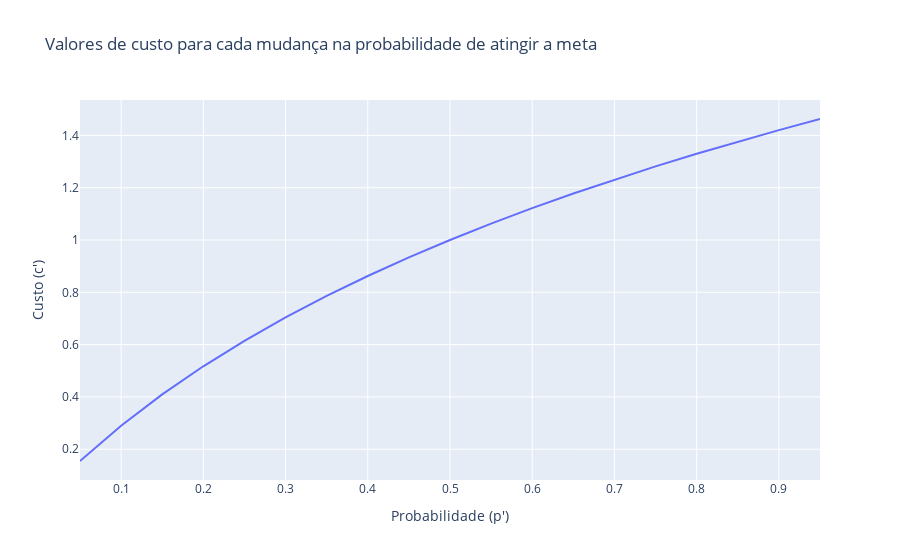

Notebook code cell kept with this figure:
### Code cell
p, c, l, p_line = 0.5, 1, 0.1, 0.1

c_line_exponential = get_values_c_line_exponential(p, c, l, p_line, rini_k=-0.95, rend_k=1, step_k=0.05, 
                                rini_p=0.05, rend_p=1, step_p=0.05, extrapolate=True)

f1 = viz_hist_values(c_line_exponential, [v for v in drange(0.05, 1, 0.05)], False)

c_exp_max, c_exp_min = get_min_max_c_lines(c_line_exponential)
f2 = viz_expressividade(c_line_exponential, range_x, c_exp_max, c_exp_min, c1='green', c2='red')
f3 = viz_expressividade_fill(range_x, c_exp_max, c_exp_min, c1='green', c2='red')

### Figure 1 — Plotly figure (JSON) as saved in the notebook; plotly's stock layout.template omitted (floating-point values rounded to 4 significant figures)
{"data": [{"mode": "lines", "name": "-0.95", "type": "scatter", "x": [0.05, 0.1, 0.15, 0.2, 0.25, 0.3, 0.35, 0.4, 0.45, 0.5, 0.55, 0.6, 0.65, 0.7, 0.75, 0.8, 0.85, 0.9, 0.95], "y": [0.1549, 0.29, 0.4096, 0.5171, 0.6145, 0.7037, 0.786, 0.8623, 0.9334, 1, 1.063, 1.122, 1.178, 1.231, 1.282, 1.33, 1.376, 1.42, 1.463]}, {"mode": "lines", "name": "-0.9", "type": "scatter", "x": [0.05, 0.1, 0.15, 0.2, 0.25, 0.3, 0.35, 0.4, 0.45, 0.5, 0.55, 0.6, 0.65, 0.7, 0.75, 0.8, 0.85, 0.9, 0.95], "y": []}, {"mode": "lines", "name": "-0.85", "type": "scatter", "x": [0.05, 0.1, 0.15, 0.2, 0.25, 0.3, 0.35, 0.4, 0.45, 0.5, 0.55, 0.6, 0.65, 0.7, 0.75, 0.8, 0.85, 0.9, 0.95], "y": []}, {"mode": "lines", "name": "-0.8", "type": "scatter", "x": [0.05, 0.1, 0.15, 0.2, 0.25, 0.3, 0.35, 0.4, 0.45, 0.5, 0.55, 0.6, 0.65, 0.7, 0.75, 0.8, 0.85, 0.9, 0.95], "y": []}, {"mode": "lines", "name": "-0.75", "type": "scatter", "x": [0.05, 0.1, 0.15, 0.2, 0.25, 0.3, 0.35, 0.4, 0.45, 0.5, 0.55, 0.6, 0.65, 0.7, 0.75, 0.8, 0.85, 0.9, 0.95], "y": []}, {"mode": "lines", "name": "-0.7", "type": "scatter", "x": [0.05, 0.1, 0.15, 0.2, 0.25, 0.3, 0.35, 0.4, 0.45, 0.5, 0.55, 0.6, 0.65, 0.7, 0.75, 0.8, 0.85, 0.9, 0.95], "y": []}, {"mode": "lines", "name": "-0.65", "type": "scatter", "x": [0.05, 0.1, 0.15, 0.2, 0.25, 0.3, 0.35, 0.4, 0.45, 0.5, 0.55, 0.6, 0.65, 0.7, 0.75, 0.8, 0.85, 0.9, 0.95], "y": []}, {"mode": "lines", "name": "-0.6", "type": "scatter", "x": [0.05, 0.1, 0.15, 0.2, 0.25, 0.3, 0.35, 0.4, 0.45, 0.5, 0.55, 0.6, 0.65, 0.7, 0.75, 0.8, 0.85, 0.9, 0.95], "y": []}, {"mode": "lines", "name": "-0.55", "type": "scatter", "x": [0.05, 0.1, 0.15, 0.2, 0.25, 0.3, 0.35, 0.4, 0.45, 0.5, 0.55, 0.6, 0.65, 0.7, 0.75, 0.8, 0.85, 0.9, 0.95], "y": []}, {"mode": "lines", "name": "-0.5", "type": "scatter", "x": [0.05, 0.1, 0.15, 0.2, 0.25, 0.3, 0.35, 0.4, 0.45, 0.5, 0.55, 0.6, 0.65, 0.7, 0.75, 0.8, 0.85, 0.9, 0.95], "y": []}, {"mode": "lines", "name": "-0.45", "type": "scatter", "x": [0.05, 0.1, 0.15, 0.2, 0.25, 0.3, 0.35, 0.4, 0.45, 0.5, 0.55, 0.6, 0.65, 0.7, 0.75, 0.8, 0.85, 0.9, 0.95], "y": []}, {"mode": "lines", "name": "-0.4", "type": "scatter", "x": [0.05, 0.1, 0.15, 0.2, 0.25, 0.3, 0.35, 0.4, 0.45, 0.5, 0.55, 0.6, 0.65, 0.7, 0.75, 0.8, 0.85, 0.9, 0.95], "y": []}, {"mode": "lines", "name": "-0.35", "type": "scatter", "x": [0.05, 0.1, 0.15, 0.2, 0.25, 0.3, 0.35, 0.4, 0.45, 0.5, 0.55, 0.6, 0.65, 0.7, 0.75, 0.8, 0.85, 0.9, 0.95], "y": []}, {"mode": "lines", "name": "-0.3", "type": "scatter", "x": [0.05, 0.1, 0.15, 0.2, 0.25, 0.3, 0.35, 0.4, 0.45, 0.5, 0.55, 0.6, 0.65, 0.7, 0.75, 0.8, 0.85, 0.9, 0.95], "y": []}, {"mode": "lines", "name": "-0.25", "type": "scatter", "x": [0.05, 0.1, 0.15, 0.2, 0.25, 0.3, 0.35, 0.4, 0.45, 0.5, 0.55, 0.6, 0.65, 0.7, 0.75, 0.8, 0.85, 0.9, 0.95], "y": []}, {"mode": "lines", "name": "-0.2", "type": "scatter", "x": [0.05, 0.1, 0.15, 0.2, 0.25, 0.3, 0.35, 0.4, 0.45, 0.5, 0.55, 0.6, 0.65, 0.7, 0.75, 0.8, 0.85, 0.9, 0.95], "y": []}, {"mode": "lines", "name": "-0.15", "type": "scatter", "x": [0.05, 0.1, 0.15, 0.2, 0.25, 0.3, 0.35, 0.4, 0.45, 0.5, 0.55, 0.6, 0.65, 0.7, 0.75, 0.8, 0.85, 0.9, 0.95], "y": []}, {"mode": "lines", "name": "-0.1", "type": "scatter", "x": [0.05, 0.1, 0.15, 0.2, 0.25, 0.3, 0.35, 0.4, 0.45, 0.5, 0.55, 0.6, 0.65, 0.7, 0.75, 0.8, 0.85, 0.9, 0.95], "y": []}, {"mode": "lines", "name": "-0.05", "type": "scatter", "x": [0.05, 0.1, 0.15, 0.2, 0.25, 0.3, 0.35, 0.4, 0.45, 0.5, 0.55, 0.6, 0.65, 0.7, 0.75, 0.8, 0.85, 0.9, 0.95], "y": []}, {"mode": "lines", "name": "0.05", "type": "scatter", "x": [0.05, 0.1, 0.15, 0.2, 0.25, 0.3, 0.35, 0.4, 0.45, 0.5, 0.55, 0.6, 0.65, 0.7, 0.75, 0.8, 0.85, 0.9, 0.95], "y": []}, {"mode": "lines", "name": "0.1", "type": "scatter", "x": [0.05, 0.1, 0.15, 0.2, 0.25, 0.3, 0.35, 0.4, 0.45, 0.5, 0.55, 0.6, 0.65, 0.7, 0.75, 0.8, 0.85, 0.9, 0.95], "y": []}, {"mode": "lines", "name": "0.15", "type": "scatter", "x": [0.05, 0.1, 0.15, 0.2, 0.25, 0.3, 0.35, 0.4, 0.45, 0.5, 0.55, 0.6, 0.65, 0.7, 0.75, 0.8, 0.85, 0.9, 0.95], "y": []}, {"mode": "lines", "name": "0.2", "type": "scatter", "x": [0.05, 0.1, 0.15, 0.2, 0.25, 0.3, 0.35, 0.4, 0.45, 0.5, 0.55, 0.6, 0.65, 0.7, 0.75, 0.8, 0.85, 0.9, 0.95], "y": []}, {"mode": "lines", "name": "0.25", "type": "scatter", "x": [0.05, 0.1, 0.15, 0.2, 0.25, 0.3, 0.35, 0.4, 0.45, 0.5, 0.55, 0.6, 0.65, 0.7, 0.75, 0.8, 0.85, 0.9, 0.95], "y": []}, {"mode": "lines", "name": "0.3", "type": "scatter", "x": [0.05, 0.1, 0.15, 0.2, 0.25, 0.3, 0.35, 0.4, 0.45, 0.5, 0.55, 0.6, 0.65, 0.7, 0.75, 0.8, 0.85, 0.9, 0.95], "y": []}, {"mode": "lines", "name": "0.35", "type": "scatter", "x": [0.05, 0.1, 0.15, 0.2, 0.25, 0.3, 0.35, 0.4, 0.45, 0.5, 0.55, 0.6, 0.65, 0.7, 0.75, 0.8, 0.85, 0.9, 0.95], "y": []}, {"mode": "lines", "name": "0.4", "type": "scatter", "x": [0.05, 0.1, 0.15, 0.2, 0.25, 0.3, 0.35, 0.4, 0.45, 0.5, 0.55, 0.6, 0.65, 0.7, 0.75, 0.8, 0.85, 0.9, 0.95], "y": []}, {"mode": "lines", "name": "0.45", "type": "scatter", "x": [0.05, 0.1, 0.15, 0.2, 0.25, 0.3, 0.35, 0.4, 0.45, 0.5, 0.55, 0.6, 0.65, 0.7, 0.75, 0.8, 0.85, 0.9, 0.95], "y": []}, {"mode": "lines", "name": "0.5", "type": "scatter", "x": [0.05, 0.1, 0.15, 0.2, 0.25, 0.3, 0.35, 0.4, 0.45, 0.5, 0.55, 0.6, 0.65, 0.7, 0.75, 0.8, 0.85, 0.9, 0.95], "y": []}, {"mode": "lines", "name": "0.55", "type": "scatter", "x": [0.05, 0.1, 0.15, 0.2, 0.25, 0.3, 0.35, 0.4, 0.45, 0.5, 0.55, 0.6, 0.65, 0.7, 0.75, 0.8, 0.85, 0.9, 0.95], "y": []}, {"mode": "lines", "name": "0.6", "type": "scatter", "x": [0.05, 0.1, 0.15, 0.2, 0.25, 0.3, 0.35, 0.4, 0.45, 0.5, 0.55, 0.6, 0.65, 0.7, 0.75, 0.8, 0.85, 0.9, 0.95], "y": []}, {"mode": "lines", "name": "0.65", "type": "scatter", "x": [0.05, 0.1, 0.15, 0.2, 0.25, 0.3, 0.35, 0.4, 0.45, 0.5, 0.55, 0.6, 0.65, 0.7, 0.75, 0.8, 0.85, 0.9, 0.95], "y": []}, {"mode": "lines", "name": "0.7", "type": "scatter", "x": [0.05, 0.1, 0.15, 0.2, 0.25, 0.3, 0.35, 0.4, 0.45, 0.5, 0.55, 0.6, 0.65, 0.7, 0.75, 0.8, 0.85, 0.9, 0.95], "y": []}, {"mode": "lines", "name": "0.75", "type": "scatter", "x": [0.05, 0.1, 0.15, 0.2, 0.25, 0.3, 0.35, 0.4, 0.45, 0.5, 0.55, 0.6, 0.65, 0.7, 0.75, 0.8, 0.85, 0.9, 0.95], "y": []}, {"mode": "lines", "name": "0.8", "type": "scatter", "x": [0.05, 0.1, 0.15, 0.2, 0.25, 0.3, 0.35, 0.4, 0.45, 0.5, 0.55, 0.6, 0.65, 0.7, 0.75, 0.8, 0.85, 0.9, 0.95], "y": []}, {"mode": "lines", "name": "0.85", "type": "scatter", "x": [0.05, 0.1, 0.15, 0.2, 0.25, 0.3, 0.35, 0.4, 0.45, 0.5, 0.55, 0.6, 0.65, 0.7, 0.75, 0.8, 0.85, 0.9, 0.95], "y": []}, {"mode": "lines", "name": "0.9", "type": "scatter", "x": [0.05, 0.1, 0.15, 0.2, 0.25, 0.3, 0.35, 0.4, 0.45, 0.5, 0.55, 0.6, 0.65, 0.7, 0.75, 0.8, 0.85, 0.9, 0.95], "y": []}, {"mode": "lines", "name": "0.95", "type": "scatter", "x": [0.05, 0.1, 0.15, 0.2, 0.25, 0.3, 0.35, 0.4, 0.45, 0.5, 0.55, 0.6, 0.65, 0.7, 0.75, 0.8, 0.85, 0.9, 0.95], "y": []}], "layout": {"title": {"text": "Valores de custo para cada mudança na probabilidade de atingir a meta"}, "xaxis": {"title": {"text": "Probabilidade (p')"}}, "yaxis": {"title": {"text": "Custo (c')"}}}}
